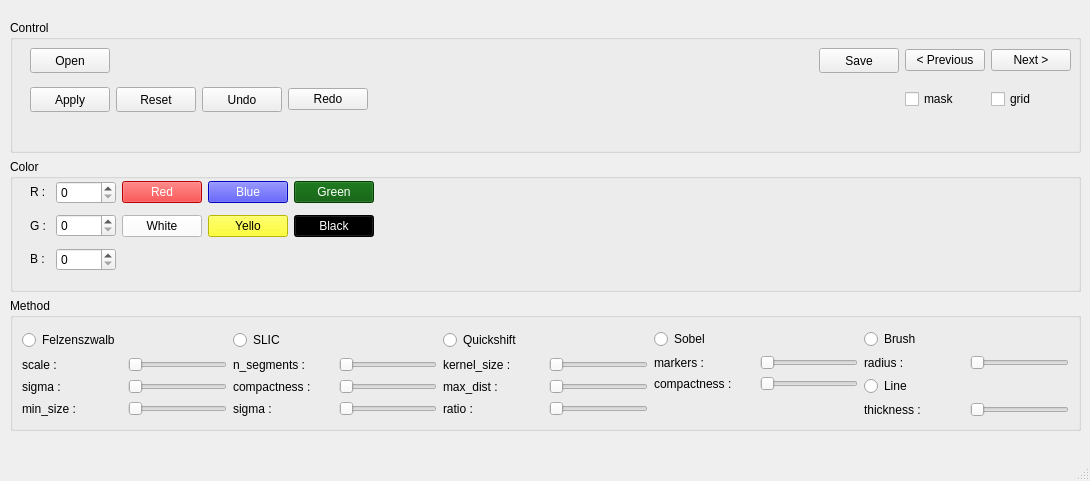
<?xml version="1.0" encoding="UTF-8"?>
<ui version="4.0">
 <class>MainWindow</class>
 <widget class="QMainWindow" name="MainWindow">
  <property name="geometry">
   <rect>
    <x>0</x>
    <y>0</y>
    <width>1090</width>
    <height>481</height>
   </rect>
  </property>
  <property name="sizePolicy">
   <sizepolicy hsizetype="Fixed" vsizetype="Fixed">
    <horstretch>0</horstretch>
    <verstretch>0</verstretch>
   </sizepolicy>
  </property>
  <property name="minimumSize">
   <size>
    <width>1090</width>
    <height>481</height>
   </size>
  </property>
  <property name="maximumSize">
   <size>
    <width>1090</width>
    <height>481</height>
   </size>
  </property>
  <property name="windowTitle">
   <string>MainWindow</string>
  </property>
  <widget class="QWidget" name="centralwidget">
   <widget class="QWidget" name="verticalLayoutWidget_2">
    <property name="geometry">
     <rect>
      <x>10</x>
      <y>20</y>
      <width>1071</width>
      <height>411</height>
     </rect>
    </property>
    <layout class="QVBoxLayout" name="verticalLayout_2">
     <item>
      <layout class="QHBoxLayout" name="horizontalLayout_8">
       <item>
        <widget class="QGroupBox" name="groupBox_3">
         <property name="title">
          <string>Control</string>
         </property>
         <widget class="QWidget" name="gridLayoutWidget_2">
          <property name="geometry">
           <rect>
            <x>20</x>
            <y>20</y>
            <width>1041</width>
            <height>81</height>
           </rect>
          </property>
          <layout class="QGridLayout" name="gridLayout_10">
           <item row="1" column="1">
            <widget class="QPushButton" name="pushButton_2">
             <property name="sizePolicy">
              <sizepolicy hsizetype="Fixed" vsizetype="Fixed">
               <horstretch>0</horstretch>
               <verstretch>0</verstretch>
              </sizepolicy>
             </property>
             <property name="minimumSize">
              <size>
               <width>0</width>
               <height>25</height>
              </size>
             </property>
             <property name="text">
              <string>Reset</string>
             </property>
            </widget>
           </item>
           <item row="0" column="7">
            <widget class="QPushButton" name="pushButton_6">
             <property name="sizePolicy">
              <sizepolicy hsizetype="Fixed" vsizetype="Fixed">
               <horstretch>0</horstretch>
               <verstretch>0</verstretch>
              </sizepolicy>
             </property>
             <property name="text">
              <string>&lt; Previous</string>
             </property>
            </widget>
           </item>
           <item row="0" column="0">
            <widget class="QPushButton" name="pushButton_3">
             <property name="sizePolicy">
              <sizepolicy hsizetype="Fixed" vsizetype="Fixed">
               <horstretch>0</horstretch>
               <verstretch>0</verstretch>
              </sizepolicy>
             </property>
             <property name="minimumSize">
              <size>
               <width>0</width>
               <height>25</height>
              </size>
             </property>
             <property name="text">
              <string>Open</string>
             </property>
            </widget>
           </item>
           <item row="1" column="0">
            <widget class="QPushButton" name="pushButton_4">
             <property name="sizePolicy">
              <sizepolicy hsizetype="Fixed" vsizetype="Fixed">
               <horstretch>0</horstretch>
               <verstretch>0</verstretch>
              </sizepolicy>
             </property>
             <property name="minimumSize">
              <size>
               <width>0</width>
               <height>25</height>
              </size>
             </property>
             <property name="text">
              <string>Apply</string>
             </property>
            </widget>
           </item>
           <item row="0" column="8">
            <widget class="QPushButton" name="pushButton_5">
             <property name="sizePolicy">
              <sizepolicy hsizetype="Fixed" vsizetype="Fixed">
               <horstretch>0</horstretch>
               <verstretch>0</verstretch>
              </sizepolicy>
             </property>
             <property name="text">
              <string>Next &gt;</string>
             </property>
            </widget>
           </item>
           <item row="1" column="8">
            <widget class="QCheckBox" name="checkBox">
             <property name="text">
              <string>grid</string>
             </property>
            </widget>
           </item>
           <item row="1" column="7">
            <widget class="QCheckBox" name="checkBox_2">
             <property name="text">
              <string>mask</string>
             </property>
            </widget>
           </item>
           <item row="0" column="1">
            <widget class="QLabel" name="label_3">
             <property name="text">
              <string/>
             </property>
            </widget>
           </item>
           <item row="1" column="3">
            <widget class="QPushButton" name="pushButton_14">
             <property name="sizePolicy">
              <sizepolicy hsizetype="Fixed" vsizetype="Fixed">
               <horstretch>0</horstretch>
               <verstretch>0</verstretch>
              </sizepolicy>
             </property>
             <property name="minimumSize">
              <size>
               <width>0</width>
               <height>25</height>
              </size>
             </property>
             <property name="text">
              <string>Undo</string>
             </property>
            </widget>
           </item>
           <item row="0" column="5">
            <widget class="QLabel" name="label">
             <property name="text">
              <string/>
             </property>
            </widget>
           </item>
           <item row="0" column="6">
            <widget class="QPushButton" name="pushButton">
             <property name="sizePolicy">
              <sizepolicy hsizetype="Fixed" vsizetype="Fixed">
               <horstretch>0</horstretch>
               <verstretch>0</verstretch>
              </sizepolicy>
             </property>
             <property name="minimumSize">
              <size>
               <width>0</width>
               <height>25</height>
              </size>
             </property>
             <property name="text">
              <string>Save</string>
             </property>
            </widget>
           </item>
           <item row="1" column="4">
            <widget class="QPushButton" name="pushButton_13">
             <property name="sizePolicy">
              <sizepolicy hsizetype="Fixed" vsizetype="Fixed">
               <horstretch>0</horstretch>
               <verstretch>0</verstretch>
              </sizepolicy>
             </property>
             <property name="text">
              <string>Redo</string>
             </property>
            </widget>
           </item>
          </layout>
         </widget>
        </widget>
       </item>
      </layout>
     </item>
     <item>
      <layout class="QHBoxLayout" name="horizontalLayout">
       <item>
        <widget class="QGroupBox" name="groupBox_2">
         <property name="title">
          <string>Color</string>
         </property>
         <widget class="QWidget" name="gridLayoutWidget">
          <property name="geometry">
           <rect>
            <x>20</x>
            <y>20</y>
            <width>382</width>
            <height>94</height>
           </rect>
          </property>
          <layout class="QGridLayout" name="gridLayout_9">
           <item row="1" column="0">
            <layout class="QHBoxLayout" name="horizontalLayout_6">
             <item>
              <widget class="QLabel" name="label_5">
               <property name="sizePolicy">
                <sizepolicy hsizetype="Fixed" vsizetype="Fixed">
                 <horstretch>0</horstretch>
                 <verstretch>0</verstretch>
                </sizepolicy>
               </property>
               <property name="minimumSize">
                <size>
                 <width>20</width>
                 <height>20</height>
                </size>
               </property>
               <property name="text">
                <string>G :</string>
               </property>
              </widget>
             </item>
             <item>
              <widget class="QSpinBox" name="spinBox_3">
               <property name="sizePolicy">
                <sizepolicy hsizetype="Fixed" vsizetype="Fixed">
                 <horstretch>0</horstretch>
                 <verstretch>0</verstretch>
                </sizepolicy>
               </property>
               <property name="minimumSize">
                <size>
                 <width>60</width>
                 <height>20</height>
                </size>
               </property>
              </widget>
             </item>
             <item>
              <widget class="QPushButton" name="pushButton_10">
               <property name="sizePolicy">
                <sizepolicy hsizetype="Fixed" vsizetype="Fixed">
                 <horstretch>0</horstretch>
                 <verstretch>0</verstretch>
                </sizepolicy>
               </property>
               <property name="minimumSize">
                <size>
                 <width>80</width>
                 <height>0</height>
                </size>
               </property>
               <property name="styleSheet">
                <string notr="true">background-color:rgb(255, 255, 255)</string>
               </property>
               <property name="text">
                <string>White</string>
               </property>
              </widget>
             </item>
             <item>
              <widget class="QPushButton" name="pushButton_11">
               <property name="sizePolicy">
                <sizepolicy hsizetype="Fixed" vsizetype="Fixed">
                 <horstretch>0</horstretch>
                 <verstretch>0</verstretch>
                </sizepolicy>
               </property>
               <property name="minimumSize">
                <size>
                 <width>80</width>
                 <height>0</height>
                </size>
               </property>
               <property name="styleSheet">
                <string notr="true">background-color:rgb(255, 255, 0)</string>
               </property>
               <property name="text">
                <string>Yello</string>
               </property>
              </widget>
             </item>
             <item>
              <widget class="QPushButton" name="pushButton_12">
               <property name="sizePolicy">
                <sizepolicy hsizetype="Fixed" vsizetype="Fixed">
                 <horstretch>0</horstretch>
                 <verstretch>0</verstretch>
                </sizepolicy>
               </property>
               <property name="minimumSize">
                <size>
                 <width>80</width>
                 <height>0</height>
                </size>
               </property>
               <property name="styleSheet">
                <string notr="true">background-color: rgb(0, 0, 0); color:rgb(255, 255, 255)</string>
               </property>
               <property name="text">
                <string>Black</string>
               </property>
              </widget>
             </item>
             <item>
              <widget class="QLabel" name="label_8">
               <property name="sizePolicy">
                <sizepolicy hsizetype="Minimum" vsizetype="Preferred">
                 <horstretch>0</horstretch>
                 <verstretch>0</verstretch>
                </sizepolicy>
               </property>
               <property name="minimumSize">
                <size>
                 <width>0</width>
                 <height>0</height>
                </size>
               </property>
               <property name="text">
                <string/>
               </property>
              </widget>
             </item>
            </layout>
           </item>
           <item row="0" column="0">
            <layout class="QHBoxLayout" name="horizontalLayout_5">
             <item>
              <widget class="QLabel" name="label_4">
               <property name="sizePolicy">
                <sizepolicy hsizetype="Fixed" vsizetype="Fixed">
                 <horstretch>0</horstretch>
                 <verstretch>0</verstretch>
                </sizepolicy>
               </property>
               <property name="minimumSize">
                <size>
                 <width>20</width>
                 <height>20</height>
                </size>
               </property>
               <property name="text">
                <string>R :</string>
               </property>
              </widget>
             </item>
             <item>
              <widget class="QSpinBox" name="spinBox_2">
               <property name="sizePolicy">
                <sizepolicy hsizetype="Fixed" vsizetype="Fixed">
                 <horstretch>0</horstretch>
                 <verstretch>0</verstretch>
                </sizepolicy>
               </property>
               <property name="minimumSize">
                <size>
                 <width>60</width>
                 <height>20</height>
                </size>
               </property>
              </widget>
             </item>
             <item>
              <widget class="QPushButton" name="pushButton_7">
               <property name="sizePolicy">
                <sizepolicy hsizetype="Fixed" vsizetype="Fixed">
                 <horstretch>0</horstretch>
                 <verstretch>0</verstretch>
                </sizepolicy>
               </property>
               <property name="minimumSize">
                <size>
                 <width>80</width>
                 <height>0</height>
                </size>
               </property>
               <property name="styleSheet">
                <string notr="true">background-color: rgb(255, 0, 0); color:rgb(255, 255, 255)</string>
               </property>
               <property name="text">
                <string>Red</string>
               </property>
              </widget>
             </item>
             <item>
              <widget class="QPushButton" name="pushButton_8">
               <property name="sizePolicy">
                <sizepolicy hsizetype="Fixed" vsizetype="Fixed">
                 <horstretch>0</horstretch>
                 <verstretch>0</verstretch>
                </sizepolicy>
               </property>
               <property name="minimumSize">
                <size>
                 <width>80</width>
                 <height>0</height>
                </size>
               </property>
               <property name="styleSheet">
                <string notr="true">background-color:rgb(0, 0, 255); color:rgb(255, 255, 255)</string>
               </property>
               <property name="text">
                <string>Blue</string>
               </property>
              </widget>
             </item>
             <item>
              <widget class="QPushButton" name="pushButton_9">
               <property name="sizePolicy">
                <sizepolicy hsizetype="Fixed" vsizetype="Fixed">
                 <horstretch>0</horstretch>
                 <verstretch>0</verstretch>
                </sizepolicy>
               </property>
               <property name="minimumSize">
                <size>
                 <width>80</width>
                 <height>0</height>
                </size>
               </property>
               <property name="styleSheet">
                <string notr="true">background-color: rgb(0, 85, 0); color:rgb(255, 255, 255)</string>
               </property>
               <property name="text">
                <string>Green</string>
               </property>
              </widget>
             </item>
             <item>
              <widget class="QLabel" name="label_7">
               <property name="sizePolicy">
                <sizepolicy hsizetype="Minimum" vsizetype="Preferred">
                 <horstretch>0</horstretch>
                 <verstretch>0</verstretch>
                </sizepolicy>
               </property>
               <property name="minimumSize">
                <size>
                 <width>0</width>
                 <height>0</height>
                </size>
               </property>
               <property name="text">
                <string/>
               </property>
              </widget>
             </item>
            </layout>
           </item>
           <item row="2" column="0">
            <layout class="QHBoxLayout" name="horizontalLayout_7">
             <item>
              <widget class="QLabel" name="label_6">
               <property name="sizePolicy">
                <sizepolicy hsizetype="Fixed" vsizetype="Fixed">
                 <horstretch>0</horstretch>
                 <verstretch>0</verstretch>
                </sizepolicy>
               </property>
               <property name="minimumSize">
                <size>
                 <width>20</width>
                 <height>20</height>
                </size>
               </property>
               <property name="text">
                <string>B :</string>
               </property>
              </widget>
             </item>
             <item>
              <widget class="QSpinBox" name="spinBox_4">
               <property name="sizePolicy">
                <sizepolicy hsizetype="Fixed" vsizetype="Fixed">
                 <horstretch>0</horstretch>
                 <verstretch>0</verstretch>
                </sizepolicy>
               </property>
               <property name="minimumSize">
                <size>
                 <width>60</width>
                 <height>20</height>
                </size>
               </property>
              </widget>
             </item>
             <item>
              <widget class="QLabel" name="label_9">
               <property name="sizePolicy">
                <sizepolicy hsizetype="Preferred" vsizetype="Preferred">
                 <horstretch>0</horstretch>
                 <verstretch>0</verstretch>
                </sizepolicy>
               </property>
               <property name="minimumSize">
                <size>
                 <width>0</width>
                 <height>0</height>
                </size>
               </property>
               <property name="text">
                <string/>
               </property>
              </widget>
             </item>
            </layout>
           </item>
          </layout>
         </widget>
        </widget>
       </item>
      </layout>
     </item>
     <item>
      <layout class="QHBoxLayout" name="horizontalLayout_3">
       <item>
        <widget class="QGroupBox" name="groupBox">
         <property name="title">
          <string>Method</string>
         </property>
         <layout class="QGridLayout" name="gridLayout">
          <item row="1" column="0">
           <layout class="QGridLayout" name="gridLayout_2">
            <item row="0" column="1">
             <layout class="QHBoxLayout" name="horizontalLayout_4">
              <item>
               <layout class="QGridLayout" name="gridLayout_4">
                <item row="0" column="0">
                 <widget class="QRadioButton" name="radioButton">
                  <property name="text">
                   <string>Felzenszwalb</string>
                  </property>
                 </widget>
                </item>
                <item row="1" column="0">
                 <widget class="QLabel" name="label_1">
                  <property name="sizePolicy">
                   <sizepolicy hsizetype="Fixed" vsizetype="Preferred">
                    <horstretch>0</horstretch>
                    <verstretch>0</verstretch>
                   </sizepolicy>
                  </property>
                  <property name="minimumSize">
                   <size>
                    <width>100</width>
                    <height>0</height>
                   </size>
                  </property>
                  <property name="text">
                   <string>scale :</string>
                  </property>
                  <property name="alignment">
                   <set>Qt::AlignLeading|Qt::AlignLeft|Qt::AlignVCenter</set>
                  </property>
                 </widget>
                </item>
                <item row="2" column="1">
                 <widget class="QSlider" name="horizontalSlider_4">
                  <property name="orientation">
                   <enum>Qt::Horizontal</enum>
                  </property>
                 </widget>
                </item>
                <item row="3" column="1">
                 <widget class="QSlider" name="horizontalSlider_5">
                  <property name="orientation">
                   <enum>Qt::Horizontal</enum>
                  </property>
                 </widget>
                </item>
                <item row="2" column="0">
                 <widget class="QLabel" name="label_11">
                  <property name="sizePolicy">
                   <sizepolicy hsizetype="Fixed" vsizetype="Preferred">
                    <horstretch>0</horstretch>
                    <verstretch>0</verstretch>
                   </sizepolicy>
                  </property>
                  <property name="minimumSize">
                   <size>
                    <width>100</width>
                    <height>0</height>
                   </size>
                  </property>
                  <property name="text">
                   <string>sigma :</string>
                  </property>
                  <property name="alignment">
                   <set>Qt::AlignLeading|Qt::AlignLeft|Qt::AlignVCenter</set>
                  </property>
                 </widget>
                </item>
                <item row="3" column="0">
                 <widget class="QLabel" name="label_13">
                  <property name="sizePolicy">
                   <sizepolicy hsizetype="Fixed" vsizetype="Preferred">
                    <horstretch>0</horstretch>
                    <verstretch>0</verstretch>
                   </sizepolicy>
                  </property>
                  <property name="minimumSize">
                   <size>
                    <width>100</width>
                    <height>0</height>
                   </size>
                  </property>
                  <property name="text">
                   <string>min_size :</string>
                  </property>
                  <property name="alignment">
                   <set>Qt::AlignLeading|Qt::AlignLeft|Qt::AlignVCenter</set>
                  </property>
                 </widget>
                </item>
                <item row="1" column="1">
                 <widget class="QSlider" name="horizontalSlider">
                  <property name="minimumSize">
                   <size>
                    <width>50</width>
                    <height>0</height>
                   </size>
                  </property>
                  <property name="orientation">
                   <enum>Qt::Horizontal</enum>
                  </property>
                 </widget>
                </item>
               </layout>
              </item>
              <item>
               <layout class="QGridLayout" name="gridLayout_3">
                <item row="2" column="0">
                 <widget class="QLabel" name="label_14">
                  <property name="sizePolicy">
                   <sizepolicy hsizetype="Fixed" vsizetype="Preferred">
                    <horstretch>0</horstretch>
                    <verstretch>0</verstretch>
                   </sizepolicy>
                  </property>
                  <property name="minimumSize">
                   <size>
                    <width>100</width>
                    <height>0</height>
                   </size>
                  </property>
                  <property name="text">
                   <string>compactness :</string>
                  </property>
                  <property name="alignment">
                   <set>Qt::AlignLeading|Qt::AlignLeft|Qt::AlignVCenter</set>
                  </property>
                 </widget>
                </item>
                <item row="0" column="0">
                 <widget class="QRadioButton" name="radioButton_2">
                  <property name="text">
                   <string>SLIC</string>
                  </property>
                 </widget>
                </item>
                <item row="3" column="1">
                 <widget class="QSlider" name="horizontalSlider_7">
                  <property name="orientation">
                   <enum>Qt::Horizontal</enum>
                  </property>
                 </widget>
                </item>
                <item row="3" column="0">
                 <widget class="QLabel" name="label_15">
                  <property name="sizePolicy">
                   <sizepolicy hsizetype="Fixed" vsizetype="Preferred">
                    <horstretch>0</horstretch>
                    <verstretch>0</verstretch>
                   </sizepolicy>
                  </property>
                  <property name="minimumSize">
                   <size>
                    <width>100</width>
                    <height>0</height>
                   </size>
                  </property>
                  <property name="text">
                   <string>sigma :</string>
                  </property>
                  <property name="alignment">
                   <set>Qt::AlignLeading|Qt::AlignLeft|Qt::AlignVCenter</set>
                  </property>
                 </widget>
                </item>
                <item row="1" column="0">
                 <widget class="QLabel" name="label_2">
                  <property name="sizePolicy">
                   <sizepolicy hsizetype="Fixed" vsizetype="Preferred">
                    <horstretch>0</horstretch>
                    <verstretch>0</verstretch>
                   </sizepolicy>
                  </property>
                  <property name="minimumSize">
                   <size>
                    <width>100</width>
                    <height>0</height>
                   </size>
                  </property>
                  <property name="text">
                   <string>n_segments :</string>
                  </property>
                  <property name="alignment">
                   <set>Qt::AlignLeading|Qt::AlignLeft|Qt::AlignVCenter</set>
                  </property>
                 </widget>
                </item>
                <item row="1" column="1">
                 <widget class="QSlider" name="horizontalSlider_2">
                  <property name="minimumSize">
                   <size>
                    <width>50</width>
                    <height>0</height>
                   </size>
                  </property>
                  <property name="orientation">
                   <enum>Qt::Horizontal</enum>
                  </property>
                 </widget>
                </item>
                <item row="2" column="1">
                 <widget class="QSlider" name="horizontalSlider_6">
                  <property name="orientation">
                   <enum>Qt::Horizontal</enum>
                  </property>
                 </widget>
                </item>
               </layout>
              </item>
              <item>
               <layout class="QGridLayout" name="gridLayout_5">
                <item row="1" column="0">
                 <widget class="QLabel" name="label_10">
                  <property name="minimumSize">
                   <size>
                    <width>100</width>
                    <height>0</height>
                   </size>
                  </property>
                  <property name="text">
                   <string>kernel_size :</string>
                  </property>
                  <property name="alignment">
                   <set>Qt::AlignLeading|Qt::AlignLeft|Qt::AlignVCenter</set>
                  </property>
                 </widget>
                </item>
                <item row="1" column="1">
                 <widget class="QSlider" name="horizontalSlider_3">
                  <property name="minimumSize">
                   <size>
                    <width>50</width>
                    <height>0</height>
                   </size>
                  </property>
                  <property name="orientation">
                   <enum>Qt::Horizontal</enum>
                  </property>
                 </widget>
                </item>
                <item row="2" column="1">
                 <widget class="QSlider" name="horizontalSlider_8">
                  <property name="orientation">
                   <enum>Qt::Horizontal</enum>
                  </property>
                 </widget>
                </item>
                <item row="0" column="0">
                 <widget class="QRadioButton" name="radioButton_3">
                  <property name="text">
                   <string>Quickshift</string>
                  </property>
                 </widget>
                </item>
                <item row="3" column="1">
                 <widget class="QSlider" name="horizontalSlider_9">
                  <property name="orientation">
                   <enum>Qt::Horizontal</enum>
                  </property>
                 </widget>
                </item>
                <item row="2" column="0">
                 <widget class="QLabel" name="label_16">
                  <property name="minimumSize">
                   <size>
                    <width>100</width>
                    <height>0</height>
                   </size>
                  </property>
                  <property name="text">
                   <string>max_dist :</string>
                  </property>
                  <property name="alignment">
                   <set>Qt::AlignLeading|Qt::AlignLeft|Qt::AlignVCenter</set>
                  </property>
                 </widget>
                </item>
                <item row="3" column="0">
                 <widget class="QLabel" name="label_17">
                  <property name="minimumSize">
                   <size>
                    <width>100</width>
                    <height>0</height>
                   </size>
                  </property>
                  <property name="text">
                   <string>ratio :</string>
                  </property>
                  <property name="alignment">
                   <set>Qt::AlignLeading|Qt::AlignLeft|Qt::AlignVCenter</set>
                  </property>
                 </widget>
                </item>
               </layout>
              </item>
              <item>
               <layout class="QGridLayout" name="gridLayout_7">
                <item row="1" column="1">
                 <widget class="QSlider" name="horizontalSlider_10">
                  <property name="minimumSize">
                   <size>
                    <width>50</width>
                    <height>0</height>
                   </size>
                  </property>
                  <property name="orientation">
                   <enum>Qt::Horizontal</enum>
                  </property>
                 </widget>
                </item>
                <item row="1" column="0">
                 <widget class="QLabel" name="label_18">
                  <property name="minimumSize">
                   <size>
                    <width>100</width>
                    <height>0</height>
                   </size>
                  </property>
                  <property name="text">
                   <string>markers :</string>
                  </property>
                  <property name="alignment">
                   <set>Qt::AlignLeading|Qt::AlignLeft|Qt::AlignVCenter</set>
                  </property>
                 </widget>
                </item>
                <item row="3" column="0">
                 <widget class="QLabel" name="label_20">
                  <property name="text">
                   <string/>
                  </property>
                 </widget>
                </item>
                <item row="2" column="0">
                 <widget class="QLabel" name="label_19">
                  <property name="minimumSize">
                   <size>
                    <width>100</width>
                    <height>0</height>
                   </size>
                  </property>
                  <property name="text">
                   <string>compactness :</string>
                  </property>
                  <property name="alignment">
                   <set>Qt::AlignLeading|Qt::AlignLeft|Qt::AlignVCenter</set>
                  </property>
                 </widget>
                </item>
                <item row="0" column="0">
                 <widget class="QRadioButton" name="radioButton_4">
                  <property name="text">
                   <string>Sobel</string>
                  </property>
                 </widget>
                </item>
                <item row="2" column="1">
                 <widget class="QSlider" name="horizontalSlider_11">
                  <property name="orientation">
                   <enum>Qt::Horizontal</enum>
                  </property>
                 </widget>
                </item>
               </layout>
              </item>
              <item>
               <layout class="QGridLayout" name="gridLayout_8">
                <item row="2" column="0">
                 <widget class="QLabel" name="label_23">
                  <property name="minimumSize">
                   <size>
                    <width>100</width>
                    <height>0</height>
                   </size>
                  </property>
                  <property name="text">
                   <string>radius :</string>
                  </property>
                 </widget>
                </item>
                <item row="0" column="0">
                 <widget class="QRadioButton" name="radioButton_5">
                  <property name="text">
                   <string>Brush</string>
                  </property>
                 </widget>
                </item>
                <item row="2" column="1">
                 <widget class="QSlider" name="horizontalSlider_12">
                  <property name="minimumSize">
                   <size>
                    <width>50</width>
                    <height>0</height>
                   </size>
                  </property>
                  <property name="orientation">
                   <enum>Qt::Horizontal</enum>
                  </property>
                 </widget>
                </item>
                <item row="5" column="0">
                 <widget class="QLabel" name="label_22">
                  <property name="minimumSize">
                   <size>
                    <width>100</width>
                    <height>0</height>
                   </size>
                  </property>
                  <property name="text">
                   <string>thickness :</string>
                  </property>
                 </widget>
                </item>
                <item row="4" column="0">
                 <widget class="QRadioButton" name="radioButton_6">
                  <property name="text">
                   <string>Line</string>
                  </property>
                 </widget>
                </item>
                <item row="5" column="1">
                 <widget class="QSlider" name="horizontalSlider_13">
                  <property name="orientation">
                   <enum>Qt::Horizontal</enum>
                  </property>
                 </widget>
                </item>
               </layout>
              </item>
             </layout>
            </item>
           </layout>
          </item>
         </layout>
        </widget>
       </item>
      </layout>
     </item>
    </layout>
   </widget>
  </widget>
  <widget class="QMenuBar" name="menubar">
   <property name="geometry">
    <rect>
     <x>0</x>
     <y>0</y>
     <width>1090</width>
     <height>25</height>
    </rect>
   </property>
  </widget>
  <widget class="QStatusBar" name="statusbar"/>
 </widget>
 <resources/>
 <connections/>
</ui>
